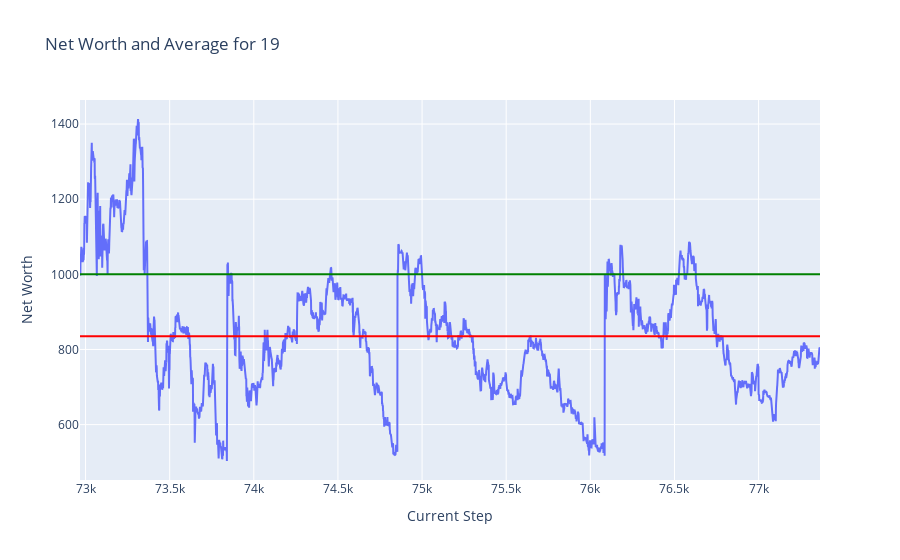

Write notebook code for a chart like this one.
### Code cell
plot_token_data(df = train_hist_df, token = token)

### Figure 1 — Plotly figure (JSON) as saved in the notebook; plotly's stock layout.template omitted (floating-point values rounded to 4 significant figures; data arrays with more than 128 entries replaced by an {"elided": "..."} marker saying what was removed)
{"data": [{"mode": "lines", "name": "Net Worth", "type": "scatter", "x": {"elided": "4399 int values"}, "y": {"elided": "4399 float values"}}], "layout": {"shapes": [{"line": {"color": "green"}, "name": "Net Worth = 1000", "type": "line", "x0": 0, "x1": 1, "xref": "x domain", "y0": 1000, "y1": 1000, "yref": "y"}, {"line": {"color": "red"}, "name": "Average Net Worth = 835.04", "type": "line", "x0": 0, "x1": 1, "xref": "x domain", "y0": 835.0, "y1": 835.0, "yref": "y"}], "title": {"text": "Net Worth and Average for 19"}, "xaxis": {"title": {"text": "Current Step"}}, "yaxis": {"title": {"text": "Net Worth"}}}}
